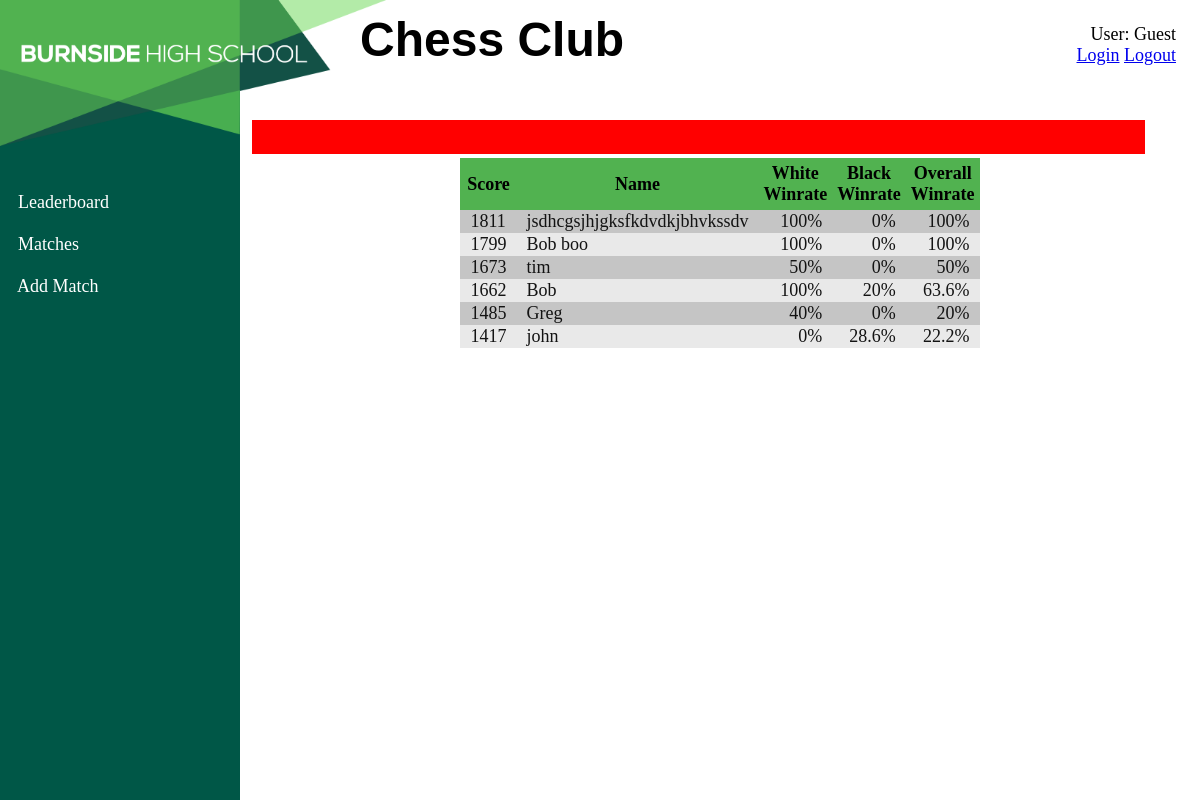
The page /leaderboard on the database as committed earlier.
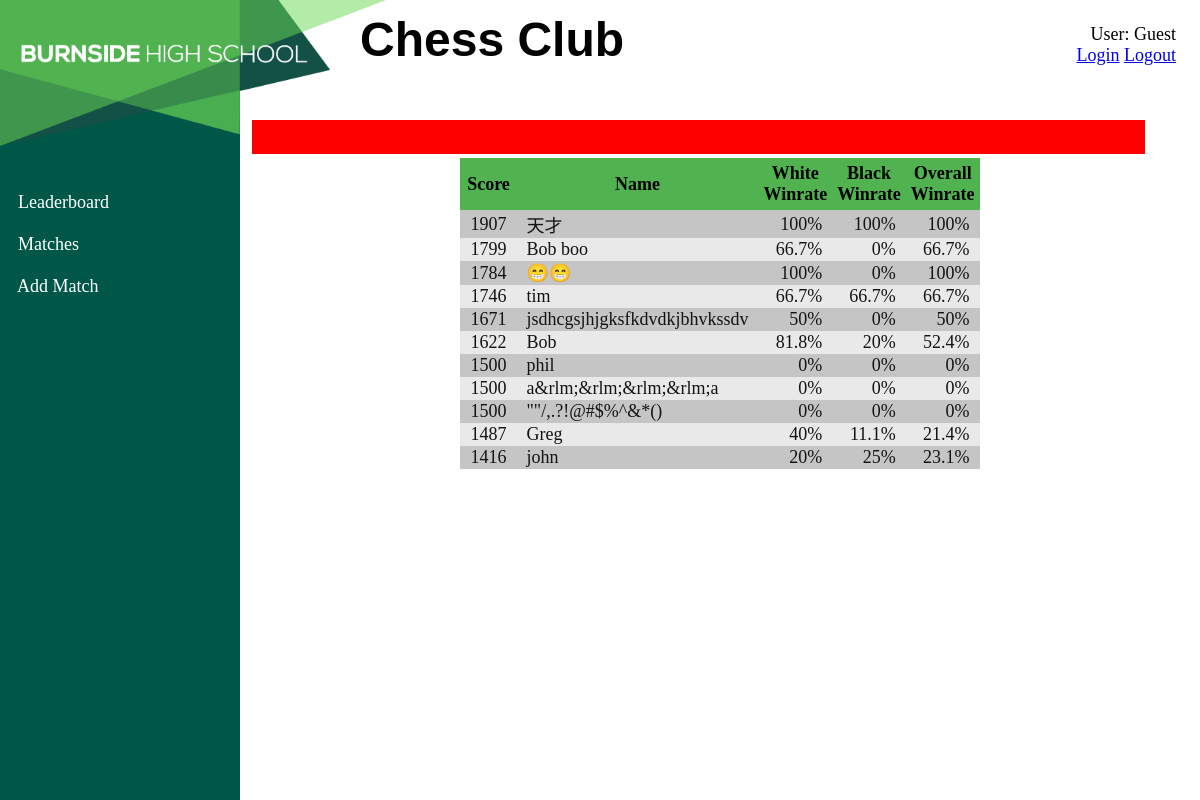
The same page on the database as committed later.
### models.py (models this page shows, shortened)
class User(db.Model):
    __tablename__ = "User"
    id = db.Column(db.Integer, primary_key=True)
    name = db.Column(db.String(80))
    password = db.Column(db.String())
    salt = db.Column(db.String())
    is_admin = db.Column(db.Boolean)
    score = db.Column(db.Integer)
    num_white_win = db.Column(db.Integer)
    num_white_loss = db.Column(db.Integer)
    num_white_draw = db.Column(db.Integer)
    num_black_win = db.Column(db.Integer)
    num_black_loss = db.Column(db.Integer)
    num_black_draw = db.Column(db.Integer)
    matches = db.relationship('Match', secondary=UserMatch, back_populates='users')

### app.py (the view)
@app.route('/leaderboard', methods=["GET"])
def leaderboard():
    users = User.query.all()
    players = [[user.score, user.name] + winrate(user) for user in users]
    players.sort(reverse=True)
    return render_template("leaderboard.html", title="Leaderboard", players=players)

### app.py (called while the page is built)
def better_round(num, dp=1):
    if int(num) != round(num, dp):
        return round(num, dp)
    else:
        return int(num)

### templates/leaderboard.html
{% extends 'layout.html' %}
{% block content %}
<div>
    <table>
        <tbody>
            <tr>
                <th style="width: 5vw;">Score</th>
                <th style="width: 15vw;">Name</th>
                <th style="width: 5vw;">White Winrate</th>
                <th style="width: 5vw; padding: 5px;">Black Winrate</th>
                <th style="width: 5vw;">Overall Winrate</th>
            </tr>
            {% for i in players %}
            <tr>
                <td>{{i[0]}}</td>
                <td>{{i[1]}}</td>
                <td style="text-align: right;">{{i[3]}}%</td>
                <td style="text-align: right;">{{i[4]}}%</td>
                <td style="text-align: right;">{{i[2]}}%</td>
            </tr>
            {% endfor %}
        </tbody>
    </table>
</div>
{% endblock %}

### templates/layout.html (shortened to what this page needs)
<!DOCTYPE html>
<html lang="en">
<head>
    <link rel="stylesheet" href="../static/css/main.css">
    <link rel="stylesheet" href="/static/css/content.css">
</head>
<body style="margin: 0;">
    {% include 'header.html' %}
    {% include 'navbar.html' %}
    <div class="content">
        {% include 'error.html' %}
        {% block content %}{% endblock %}
    </div>
</body>
</html>

### templates/header.html (shortened to what this page needs)
<div class="header">
    <link rel="stylesheet" href="../static/css/header.css">
    <div class="title">
        <h1>Chess Club</h1>
    </div>
    <div class="login">
        <p id="user" style="margin: 0;">User: Guest</p>
        <a href="/login" id="login link">Login</a>
        <a href="/logout" id="logout link">Logout</a>
    </div>
</div>

### templates/navbar.html
<link rel="stylesheet" href="../static/css/nav.css">
<div class="side-nav">
    <div class="links">
        &nbsp &nbsp <a href="/leaderboard">Leaderboard</a> <br><br>
        &nbsp &nbsp <a href="/matches">Matches</a> <br><br>
        &nbsp &nbsp <a href="/new_match">Add Match</a>
    </div>
</div>

### templates/error.html (shortened to what this page needs)
<div class="error">
    <textarea id="error text" style="margin: 0;" readonly></textarea>
</div>

### static/css/main.css (style rules this page uses)
body { height: auto; min-height: 100vh; display: grid; grid-template-columns: 20vw auto; grid-template-rows: 9vw auto; grid-template-areas: "side-nav header" "side-nav content"; }
.error { width: 95%; height: auto; }
.error textarea { resize: none; width: 100%; border: none; margin: 0; background-color: red; }

### static/css/content.css (style rules this page uses)
.content { grid-area: content; margin: 12px; }
.content table { margin: auto; width: 50%; margin-left: auto; margin-right: auto; border-collapse: collapse; background-color: rgb(233, 233, 233); color: rgb(19, 19, 19); margin-bottom: 10px; z-index: inherit; font-size: max(1.5vw,10px); }
.content td { padding-left: 10px; padding-right: 10px; z-index: inherit; }
.content tr { overflow: hidden; }
.content th, .dateHead { background: #51b250; position: sticky; color: black; padding: 5px; z-index: inherit; }
.content th { top: 9vw; }
.content tr:nth-child(even), .matches tr:nth-child(even) { background-color: rgb(197, 197, 197); }

### static/css/header.css (style rules this page uses)
.header { position: sticky; top: 0; grid-area: header; margin: 0; color: #dddddd; z-index: inherit; background-image: url("../images/bhsbanner-right.png"); aspect-ratio: 1; height: 100%; width: 100%; background-repeat: no-repeat; background-size: 12.2vw; background-color: white; }
.title { float: left; margin: 0; margin-left: 10vw; margin-top: 1vw; }
.header h1 { display: inline-block; margin: 0; color: black; padding: 0; font-family: Arial, sans-serif; font-size: 4vw; z-index: inherit; }
.header .login { color: black; float: right; text-align: right; margin: 2vw; z-index: inherit; font-size: max(1.5vw, 8px); }

### static/css/nav.css (style rules this page uses)
.side-nav { position: sticky; top: 0; grid-area: side-nav; margin: 0; color: #dddddd; z-index: inherit; background-image: url("../images/bhsbanner-left.png"); aspect-ratio: 1; background-repeat: no-repeat; background-size: contain; background-color: #005747; height: 100vh; width: 100%; }
.links { margin-top: 16vw; font-size: max(1.5vw, 8px); }
.links a { color: white; text-decoration: none; }
.links a:link, .links a:visited { color: white; }

Rows that differ between the two databases and show on the page:
added User: score "1907", name "天才", i "100"
changed User "Bob boo": i "100" → "66.7"
added User: score "1784", name "😁😁", i "100", is_admin "0"
changed User "tim": score "1673" → "1746"; i "50" → "66.7"; is_admin "0" → "66.7"
changed User "jsdhcgsjhjgksfkdvdkjbhvkssdv": score "1811" → "1671"; i "100" → "50"; moves down the list
changed User "Bob": score "1662" → "1622"; i "100" → "81.8"; i "63.6" → "52.4"
added User: score "1500", name "phil", i "0", is_admin "0"
added User: score "1500", name "a&rlm;&rlm;&rlm;&rlm;a", i "0", is_admin "0"
added User: score "1500", name "\"\"/,.?!@#$%^&*()", i "0", is_admin "0"
changed User "Greg": score "1485" → "1487"; is_admin "0" → "11.1"; i "20" → "21.4"
changed User "john": score "1417" → "1416"; i "0" → "20"; i "28.6" → "25"; i "22.2" → "23.1"
